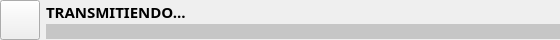
<?xml version="1.0" encoding="UTF-8"?>
<ui version="4.0">
 <class>VoicePanel</class>
 <widget class="QWidget" name="VoicePanel">
  <property name="geometry">
   <rect>
    <x>0</x>
    <y>0</y>
    <width>560</width>
    <height>40</height>
   </rect>
  </property>
  <property name="sizePolicy">
   <sizepolicy hsizetype="Maximum" vsizetype="Fixed">
    <horstretch>0</horstretch>
    <verstretch>0</verstretch>
   </sizepolicy>
  </property>
  <property name="maximumSize">
   <size>
    <width>600</width>
    <height>16777215</height>
   </size>
  </property>
  <property name="windowTitle">
   <string>Form</string>
  </property>
  <property name="styleSheet">
   <string notr="true"/>
  </property>
  <layout class="QHBoxLayout" name="horizontalLayout">
   <property name="spacing">
    <number>6</number>
   </property>
   <property name="leftMargin">
    <number>0</number>
   </property>
   <property name="topMargin">
    <number>0</number>
   </property>
   <property name="rightMargin">
    <number>0</number>
   </property>
   <property name="bottomMargin">
    <number>0</number>
   </property>
   <item>
    <widget class="QPushButton" name="mic_button">
     <property name="sizePolicy">
      <sizepolicy hsizetype="Fixed" vsizetype="Fixed">
       <horstretch>1</horstretch>
       <verstretch>1</verstretch>
      </sizepolicy>
     </property>
     <property name="minimumSize">
      <size>
       <width>40</width>
       <height>40</height>
      </size>
     </property>
     <property name="maximumSize">
      <size>
       <width>40</width>
       <height>40</height>
      </size>
     </property>
     <property name="styleSheet">
      <string notr="true">QPushButton::active {
	border-image: url(:/mic/assets/buttons/mic/photoshop/mic_normal.png) 0 0 0 0;
}
        
QPushButton::hover {
	border-image: url(:/mic/assets/buttons/mic/photoshop/mic_hover.png) 0 0 0 0;
}
        
QPushButton::checked {
	border-image: url(:/mic/assets/buttons/mic/photoshop/mic_pressed.png) 0 0 0 0;
}
        
QPushButton::disabled {
	 border-image: url(:/mic/assets/buttons/mic/photoshop/mic_disabled.png) 0 0 0 0;
}</string>
     </property>
     <property name="text">
      <string/>
     </property>
     <property name="checkable">
      <bool>true</bool>
     </property>
    </widget>
   </item>
   <item>
    <layout class="QVBoxLayout" name="verticalLayout">
     <property name="spacing">
      <number>0</number>
     </property>
     <item alignment="Qt::AlignLeft">
      <widget class="QLabel" name="status_label">
       <property name="sizePolicy">
        <sizepolicy hsizetype="Minimum" vsizetype="Fixed">
         <horstretch>0</horstretch>
         <verstretch>0</verstretch>
        </sizepolicy>
       </property>
       <property name="font">
        <font>
         <family>The Bold Font</family>
         <pointsize>11</pointsize>
         <weight>75</weight>
         <italic>false</italic>
         <bold>true</bold>
         <underline>false</underline>
         <strikeout>false</strikeout>
         <stylestrategy>PreferAntialias</stylestrategy>
        </font>
       </property>
       <property name="mouseTracking">
        <bool>true</bool>
       </property>
       <property name="tabletTracking">
        <bool>true</bool>
       </property>
       <property name="focusPolicy">
        <enum>Qt::WheelFocus</enum>
       </property>
       <property name="acceptDrops">
        <bool>false</bool>
       </property>
       <property name="text">
        <string>TRANSMITIENDO...</string>
       </property>
       <property name="wordWrap">
        <bool>false</bool>
       </property>
      </widget>
     </item>
     <item>
      <widget class="QProgressBar" name="volume_bar">
       <property name="maximumSize">
        <size>
         <width>16777215</width>
         <height>15</height>
        </size>
       </property>
       <property name="styleSheet">
        <string notr="true">QProgressBar::chunk {
	width: 5px;
	margin: 0.5px;
	background-color: rgb(255, 115, 117);
}

QProgressBar {
	background-color: rgb(135, 135, 135, 100);
	border-color:  rgb(135, 135, 135, 100);
}</string>
       </property>
       <property name="value">
        <number>0</number>
       </property>
       <property name="alignment">
        <set>Qt::AlignCenter</set>
       </property>
       <property name="textVisible">
        <bool>false</bool>
       </property>
       <property name="orientation">
        <enum>Qt::Horizontal</enum>
       </property>
       <property name="invertedAppearance">
        <bool>false</bool>
       </property>
       <property name="format">
        <string>%p%</string>
       </property>
      </widget>
     </item>
    </layout>
   </item>
  </layout>
 </widget>
 <resources>
  <include location="../resources/buttons.qrc"/>
 </resources>
 <connections/>
</ui>
